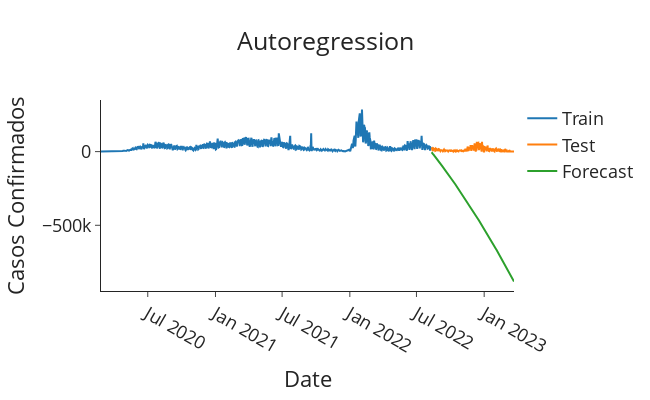

Here is the notebook cell this chart was saved with:
### Code cell
import plotly.graph_objects as go 

def plot_forecasts(forecasts: list[float],
                   title: str) -> None:
    """Function to plot the forecasts."""
    fig = go.Figure()
    fig.add_trace(go.Scatter(x=train['date'], y=train['confirmados_diario'], name='Train'))
    fig.add_trace(go.Scatter(x=test['date'], y=test['confirmados_diario'], name='Test'))
    fig.add_trace(go.Scatter(x=test['date'], y=forecasts, name='Forecast'))
    fig.update_layout(template="simple_white", font=dict(size=18), title_text=title,
                      width=650, title_x=0.5, height=400, xaxis_title='Date',
                      yaxis_title='Casos Confirmados')

    return fig.show()


# Plot the forecasts
plot_forecasts(original_scale_forecasts, 'Autoregression')

### Figure 1 — Plotly figure (JSON) as saved in the notebook; plotly's stock layout.template omitted (floating-point values rounded to 4 significant figures; data arrays with more than 128 entries replaced by an {"elided": "..."} marker saying what was removed)
{"data": [{"name": "Train", "type": "scatter", "x": {"elided": "898 str values"}, "y": {"elided": "898 int values"}}, {"name": "Test", "type": "scatter", "x": {"elided": "225 str values"}, "y": {"elided": "225 int values"}}, {"name": "Forecast", "type": "scatter", "x": {"elided": "225 str values"}, "y": {"elided": "225 float values"}}], "layout": {"font": {"size": 18}, "height": 400, "title": {"text": "Autoregression", "x": 0.5}, "width": 650, "xaxis": {"title": {"text": "Date"}}, "yaxis": {"title": {"text": "Casos Confirmados"}}}}
